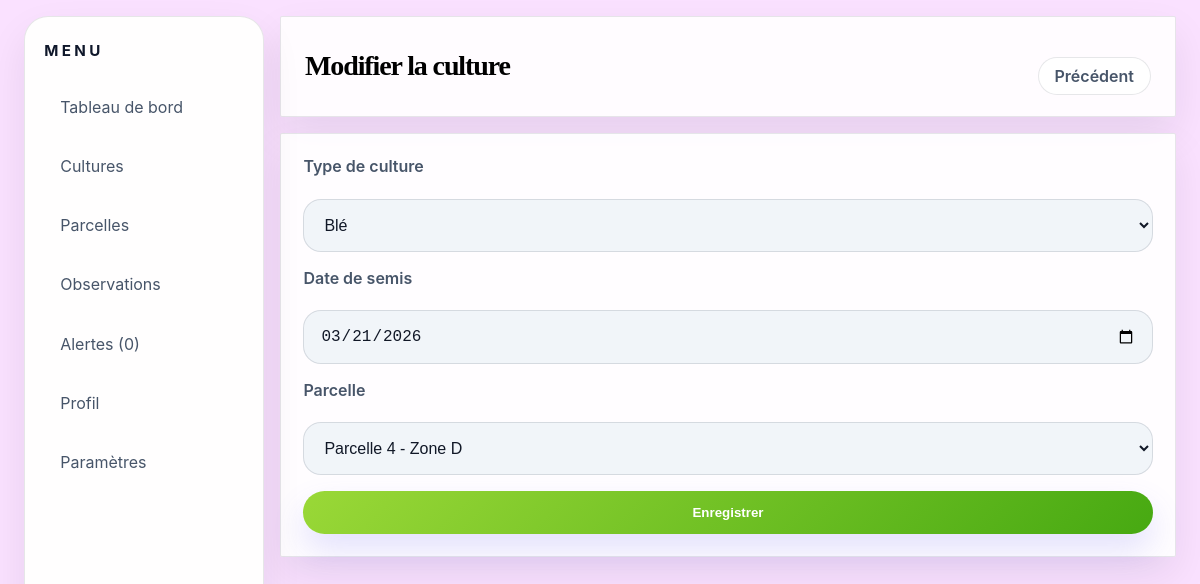
The app's page /culture/4/edit/ with its own data.
### agricole/models.py (models this page shows, shortened)
class Culture(models.Model):
    plante = models.ForeignKey(Plante, on_delete=models.CASCADE, related_name='cultures')
    date_semis = models.DateField()
    parcelle = models.ForeignKey(Parcelle, on_delete=models.CASCADE, related_name='cultures')
    class Meta:
        ordering = ['-date_semis']

class Plante(models.Model):
    TYPES = [
        ('Blé', 'Blé'),
        ('Maïs', 'Maïs'),
        ('Orge', 'Orge'),
        ('Tournesol', 'Tournesol'),
        ('Colza', 'Colza'),
    ]
    nom = models.CharField(max_length=255, unique=True, choices=TYPES)
    temp_stress_faible_min = models.FloatField(null=True, blank=True)
    temp_stress_faible_max = models.FloatField(null=True, blank=True)
    temp_stress_moyen_min = models.FloatField(null=True, blank=True)
    temp_stress_moyen_max = models.FloatField(null=True, blank=True)
    temp_stress_eleve_min = models.FloatField(null=True, blank=True)
    temp_stress_eleve_max = models.FloatField(null=True, blank=True)
    humidite_stress_faible_min = models.IntegerField(null=True, blank=True)
    humidite_stress_faible_max = models.IntegerField(null=True, blank=True)
    humidite_stress_moyen_min = models.IntegerField(null=True, blank=True)
    humidite_stress_moyen_max = models.IntegerField(null=True, blank=True)
    humidite_stress_eleve_min = models.IntegerField(null=True, blank=True)
    humidite_stress_eleve_max = models.IntegerField(null=True, blank=True)
    pluie_stress_faible_min = models.FloatField(null=True, blank=True)
    pluie_stress_faible_max = models.FloatField(null=True, blank=True)
    pluie_stress_moyen_min = models.FloatField(null=True, blank=True)
    pluie_stress_moyen_max = models.FloatField(null=True, blank=True)
    pluie_stress_eleve_min = models.FloatField(null=True, blank=True)
    pluie_stress_eleve_max = models.FloatField(null=True, blank=True)
    temp_maladie_faible_min = models.FloatField(null=True, blank=True)
    temp_maladie_faible_max = models.FloatField(null=True, blank=True)
    temp_maladie_moyen_min = models.FloatField(null=True, blank=True)
    temp_maladie_moyen_max = models.FloatField(null=True, blank=True)
    temp_maladie_eleve_min = models.FloatField(null=True, blank=True)
    temp_maladie_eleve_max = models.FloatField(null=True, blank=True)
    humidite_maladie_faible_min = models.IntegerField(null=True, blank=True)
    humidite_maladie_faible_max = models.IntegerField(null=True, blank=True)
    humidite_maladie_moyen_min = models.IntegerField(null=True, blank=True)
    humidite_maladie_moyen_max = models.IntegerField(null=True, blank=True)
    humidite_maladie_eleve_min = models.IntegerField(null=True, blank=True)
    humidite_maladie_eleve_max = models.IntegerField(null=True, blank=True)
    pluie_maladie_faible_min = models.FloatField(null=True, blank=True)
    pluie_maladie_faible_max = models.FloatField(null=True, blank=True)
    pluie_maladie_moyen_min = models.FloatField(null=True, blank=True)
    pluie_maladie_moyen_max = models.FloatField(null=True, blank=True)
    pluie_maladie_eleve_min = models.FloatField(null=True, blank=True)
    pluie_maladie_eleve_max = models.FloatField(null=True, blank=True)
    class Meta:
        ordering = ['nom']

class Parcelle(models.Model):
    nom = models.CharField(max_length=255)
    localisation = models.CharField(max_length=255)
    surface_ha = models.FloatField()
    created_at = models.DateTimeField(auto_now_add=True)
    updated_at = models.DateTimeField(auto_now=True)
    class Meta:
        ordering = ['nom']

### agricole/views.py (the view, shortened to what this page needs)
# urls.py: path('culture/<int:id>/edit/', views.edit_culture, name='edit_culture'),
def edit_culture(request, id):
  culture = get_object_or_404(Culture.objects.select_related('parcelle', 'plante'), id=id)
  template = loader.get_template('edit_culture.html')
  context = {
    'nbralerte': get_alertes_count(),
    'culture': culture,
    'parcelles': Parcelle.objects.all(),
    'plantes': Plante.objects.all(),
  }
  return HttpResponse(template.render(context, request))

### agricole/views.py (called while the page is built)
def get_alertes_count():
  return Alerte.objects.filter(est_lue=False).count()

### agricole/templates/edit_culture.html (shortened to what this page needs)
{% load static %}
<!DOCTYPE html>
<html lang="fr">
<head>
    <link rel="stylesheet" href="{% static 'style.css' %}">
</head>
<body>
    <div class="container">
        <aside class="sidebar">
            <h2>Menu</h2>
            <ul>
                <li><a href="{% url 'home' %}">Tableau de bord</a></li>
                <li><a href="{% url 'cultures' %}">Cultures</a></li>
                <li><a href="{% url 'parcels' %}">Parcelles</a></li>
                <li><a href="{% url 'observations' %}">Observations</a></li>
                <li><a href="{% url 'alertes' %}">Alertes ({{ nbralerte }})</a></li>
                <li><a href="{% url 'profile' %}">Profil</a></li>
                <li><a href="{% url 'settings' %}">Paramètres</a></li>
            </ul>
        </aside>
        <main class="main-content">
            <header class="header">
                <h1>Modifier la culture</h1>
                <div class="actions">
                    <a href="{% url 'cultures' %}" class="back-btn">Précédent</a>
                </div>
            </header>
            <section class="content-section">
                <form method="post" action="{% url 'edit_culture' culture.id %}">
                    <label for="plante">Type de culture</label>
                    <select id="plante" name="plante" required>
                        {% for plante in plantes %}
                        <option value="{{ plante.nom }}" {% if plante.id == culture.plante.id %}selected{% endif %}>
                            {{ plante.nom }}
                        </option>
                        {% endfor %}
                    </select>
                    <label for="date_semis">Date de semis</label>
                    <input id="date_semis" name="date_semis" type="date" value="{{ culture.date_semis|date:'Y-m-d' }}" required>
                    <label for="parcelle">Parcelle</label>
                    <select id="parcelle" name="parcelle" required>
                        {% for parcelle in parcelles %}
                        <option value="{{ parcelle.id }}" {% if parcelle.id == culture.parcelle.id %}selected{% endif %}>
                            {{ parcelle.nom }} - {{ parcelle.localisation }}
                        </option>
                        {% endfor %}
                    </select>
                    <button type="submit">Enregistrer</button>
                </form>
            </section>
        </main>
    </div>
</body>
</html>

### agricole/static/style.css (style rules this page uses)
:root { --bg: #eef5ff; --bg-soft: rgba(255, 255, 255, 0.88); --panel: rgba(255, 255, 255, 0.78); --border: rgba(15, 23, 42, 0.1); --text: #111827; --text-muted: #475569; --accent: #9ad837; --accent-hover: #47a912; --accent-soft: rgba(99, 102, 241, 0.14); --shadow: 0 18px 40px rgba(15, 23, 42, 0.08); }
* { box-sizing: border-box; }
body { margin: 0; padding: 0; min-height: 100vh; font-family: Inter, ui-sans-serif, system-ui, -apple-system, BlinkMacSystemFont, 'Segoe UI', sans-serif; background: rgb(250, 225, 255) }
.container { display: flex; gap: 1rem; min-height: 100vh; padding: 1rem 1.5rem; }
.sidebar { width: 240px; background: rgb(255, 254, 254); border: 1px solid var(--border); border-radius: 24px; padding: 1.5rem 1.2rem; color: var(--text); backdrop-filter: blur(18px); box-shadow: var(--shadow); }
.sidebar h2 { margin-top: 0; margin-bottom: 1.5rem; font-size: 0.95rem; letter-spacing: 0.22em; text-transform: uppercase; color: #0f172a; }
.sidebar ul { list-style: none; padding: 0; margin: 0; }
.sidebar li { margin-bottom: 0.85rem; }
.sidebar a { display: flex; align-items: center; padding: 0.8rem 1rem; border-radius: 2px; color: var(--text-muted); text-decoration: none; transition: all 220ms ease; }
.main-content { flex: 1; display: flex; flex-direction: column; }
.header { background: var(--bg-soft); border: 1px solid var(--border); border-radius: 2px; padding: 1.3rem 1.5rem; display: flex; justify-content: space-between; align-items: center; box-shadow: var(--shadow); }
.header h1 { margin: 0; font-size: clamp(1.75rem, 2vw, 2.4rem); letter-spacing: -0.04em; font-family: "Bodoni Moda", serif; }
.add-btn, .edit-btn, button, .sidebar button { min-width: 130px; border: none; border-radius: 999px; color: #ffffff; background: linear-gradient(135deg, var(--accent), var(--accent-hover)); padding: 0.85rem 1.2rem; cursor: pointer; transition: transform 200ms ease, box-shadow 200ms ease; box-shadow: 0 16px 32px rgba(99, 102, 241, 0.18); }
.back-btn { display: inline-block; border: 1px solid var(--border); background: var(--bg-soft); color: var(--text-muted); padding: 0.5rem 1rem; border-radius: 999px; text-decoration: none; transition: all 200ms ease; font-weight: 600; }
.tile, .chart, .risks, .parcels-list, .parcel-info, .indicators, .history, .new-observation, .alerts-list, .rules, .content-section, .data-table, .edit-form { background: rgba(255, 255, 255, 0.92); border: 1px solid var(--border); border-radius: 2px; padding: 1.4rem; margin-top: 1rem; box-shadow: var(--shadow); }
.actions { display: flex; flex-wrap: wrap; gap: 0.75rem; margin-top: 1.2rem; }
form { display: grid; grid-template-columns: 1fr; gap: 1rem; }
label { display: block; margin-bottom: 0.4rem; color: var(--text-muted); font-weight: 600; }
input, select, textarea { width: 100%; padding: 1rem 1rem; border-radius: 18px; border: 1px solid rgba(15, 23, 42, 0.12); background: rgba(241, 245, 249, 0.96); font-size: 1rem; color: var(--text); transition: border-color 180ms ease, box-shadow 180ms ease; }
button { cursor: pointer; font-weight: 600; }
ul { list-style: none; padding: 0; margin: 0; }
li { margin: 0.45rem 0; }

### records on screen
Culture: plante "Blé", date_semis "03/21/2026", parcelle "Parcelle 4 - Zone D"

### other values on screen
{{ nbralerte }} "0"
